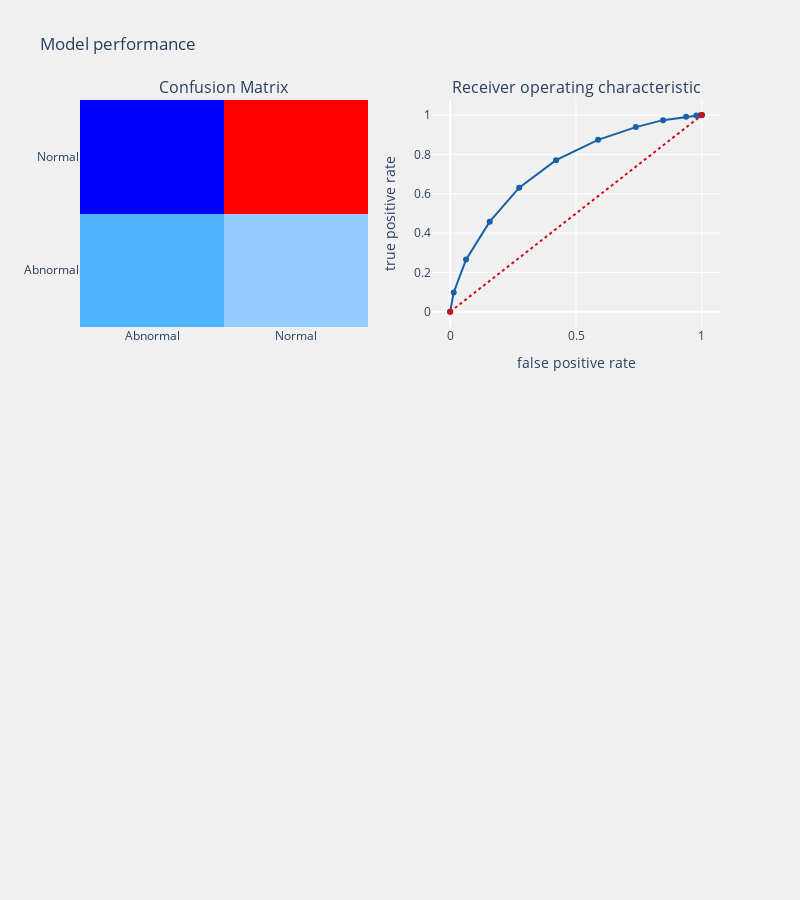

This figure's notebook cell:
### Code cell
from sklearn.neighbors import KNeighborsClassifier
knn = KNeighborsClassifier(algorithm='auto', leaf_size=30, metric='minkowski',
           metric_params=None, n_jobs=1, n_neighbors=11, p=2,
           weights='uniform')
child_behavior_prediction_alg(knn,train_X,test_X,
                             train_Y,test_Y,threshold_plot = True)

### Figure 1 — Plotly figure (JSON) as saved in the notebook; plotly's stock layout.template omitted (floating-point values rounded to 4 significant figures)
{"data": [{"colorscale": [[0, "rgb(0,0,255)"], [0.1, "rgb(51,153,255)"], [0.2, "rgb(102,204,255)"], [0.3, "rgb(153,204,255)"], [0.4, "rgb(204,204,255)"], [0.5, "rgb(255,255,255)"], [0.6, "rgb(255,204,255)"], [0.7, "rgb(255,153,255)"], [0.8, "rgb(255,102,204)"], [0.9, "rgb(255,102,102)"], [1, "rgb(255,0,0)"]], "name": "matrix", "showscale": false, "type": "heatmap", "x": ["Abnormal", "Normal"], "xaxis": "x", "y": ["Abnormal", "Normal"], "yaxis": "y", "z": [[968, 1380], [506, 3512]]}, {"line": {"color": "rgb(22, 96, 167)", "width": 2}, "name": "Roc : 0.6431662289713326", "type": "scatter", "x": [0, 0.01405, 0.06303, 0.1572, 0.2743, 0.4208, 0.5877, 0.7376, 0.8458, 0.9374, 0.9779, 0.994, 1], "xaxis": "x2", "y": [0, 0.09806, 0.2653, 0.4582, 0.6309, 0.771, 0.8741, 0.939, 0.9744, 0.9915, 0.9975, 0.9998, 1], "yaxis": "y2"}, {"line": {"color": "rgb(205, 12, 24)", "dash": "dot", "width": 2}, "type": "scatter", "x": [0, 1], "xaxis": "x2", "y": [0, 1], "yaxis": "y2"}], "layout": {"annotations": [{"font": {"size": 16}, "showarrow": false, "text": "Confusion Matrix", "x": 0.225, "xanchor": "center", "xref": "paper", "y": 1, "yanchor": "bottom", "yref": "paper"}, {"font": {"size": 16}, "showarrow": false, "text": "Receiver operating characteristic", "x": 0.775, "xanchor": "center", "xref": "paper", "y": 1, "yanchor": "bottom", "yref": "paper"}], "autosize": false, "height": 900, "margin": {"b": 195}, "paper_bgcolor": "rgba(240,240,240, 0.95)", "plot_bgcolor": "rgba(240,240,240, 0.95)", "showlegend": false, "title": {"text": "Model performance"}, "width": 800, "xaxis": {"anchor": "y", "domain": [0, 0.45]}, "xaxis2": {"anchor": "y2", "domain": [0.55, 1], "title": {"text": "false positive rate"}}, "xaxis3": {"anchor": "y3", "domain": [0, 1], "showgrid": true, "tickangle": 90, "tickfont": {"size": 10}}, "yaxis": {"anchor": "x", "domain": [0.625, 1]}, "yaxis2": {"anchor": "x2", "domain": [0.625, 1], "title": {"text": "true positive rate"}}, "yaxis3": {"anchor": "x3", "domain": [0, 0.375]}}}
